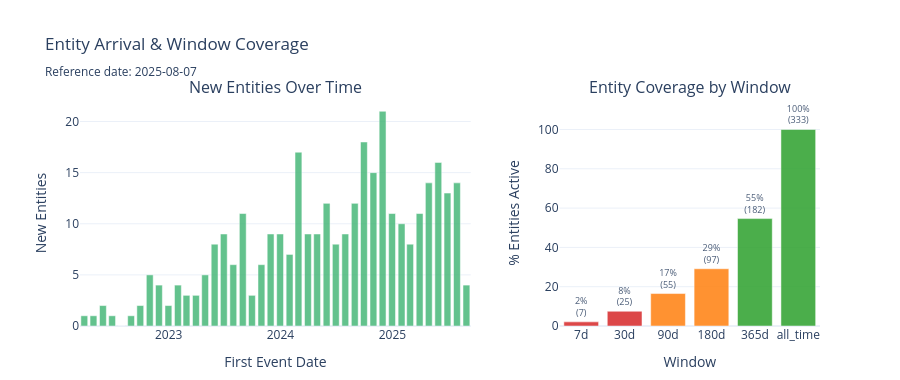

Source (notebook cell):
### Code cell
fig = make_subplots(
    rows=1, cols=2, subplot_titles=["New Entities Over Time", "Entity Coverage by Window"],
    column_widths=[0.6, 0.4], horizontal_spacing=0.12,
)

# Left: new entities over time
fig.add_trace(go.Bar(
    x=coverage_result.new_entities_over_time.index,
    y=coverage_result.new_entities_over_time.values,
    marker_color="mediumseagreen", opacity=0.8, showlegend=False,
), row=1, col=1)
fig.update_xaxes(title_text="First Event Date", row=1, col=1)
fig.update_yaxes(title_text="New Entities", row=1, col=1)

# Right: entity window coverage bar chart
cov_data = [(c.window, c.coverage_pct, c.active_entities) for c in coverage_result.entity_window_coverage]
windows_labels = [c[0] for c in cov_data]
coverage_pcts = [c[1] * 100 for c in cov_data]
active_counts = [c[2] for c in cov_data]

bar_colors = ["#2ca02c" if p >= 50 else "#ff7f0e" if p >= 10 else "#d62728" for p in coverage_pcts]
fig.add_trace(go.Bar(
    x=windows_labels, y=coverage_pcts, showlegend=False,
    marker_color=bar_colors, opacity=0.85,
    text=[f"{p:.0f}%<br>({n:,})" for p, n in zip(coverage_pcts, active_counts)],
    textposition="outside", textfont_size=9,
), row=1, col=2)
fig.update_xaxes(title_text="Window", row=1, col=2)
fig.update_yaxes(title_text="% Entities Active", range=[0, 115], row=1, col=2)

fig.update_layout(
    template="plotly_white", height=380,
    title="Entity Arrival & Window Coverage"
          + f"<br><sub>Reference date: {coverage_result.last_event.strftime('%Y-%m-%d')}</sub>",
    margin=dict(b=50),
)
display_figure(fig)

### Figure 1 — Plotly figure (JSON) as saved in the notebook; plotly's stock layout.template omitted (floating-point values rounded to 4 significant figures)
{"data": [{"marker": {"color": "mediumseagreen"}, "opacity": 0.8, "showlegend": false, "type": "bar", "x": ["2022-03-31T00:00:00", "2022-04-30T00:00:00", "2022-05-31T00:00:00", "2022-06-30T00:00:00", "2022-07-31T00:00:00", "2022-08-31T00:00:00", "2022-09-30T00:00:00", "2022-10-31T00:00:00", "2022-11-30T00:00:00", "2022-12-31T00:00:00", "2023-01-31T00:00:00", "2023-02-28T00:00:00", "2023-03-31T00:00:00", "2023-04-30T00:00:00", "2023-05-31T00:00:00", "2023-06-30T00:00:00", "2023-07-31T00:00:00", "2023-08-31T00:00:00", "2023-09-30T00:00:00", "2023-10-31T00:00:00", "2023-11-30T00:00:00", "2023-12-31T00:00:00", "2024-01-31T00:00:00", "2024-02-29T00:00:00", "2024-03-31T00:00:00", "2024-04-30T00:00:00", "2024-05-31T00:00:00", "2024-06-30T00:00:00", "2024-07-31T00:00:00", "2024-08-31T00:00:00", "2024-09-30T00:00:00", "2024-10-31T00:00:00", "2024-11-30T00:00:00", "2024-12-31T00:00:00", "2025-01-31T00:00:00", "2025-02-28T00:00:00", "2025-03-31T00:00:00", "2025-04-30T00:00:00", "2025-05-31T00:00:00", "2025-06-30T00:00:00", "2025-07-31T00:00:00", "2025-08-31T00:00:00"], "xaxis": "x", "y": [1, 1, 2, 1, 0, 1, 2, 5, 4, 2, 4, 3, 3, 5, 8, 9, 6, 11, 3, 6, 9, 9, 7, 17, 9, 9, 12, 8, 9, 12, 18, 15, 21, 11, 10, 8, 11, 14, 16, 13, 14, 4], "yaxis": "y"}, {"marker": {"color": ["#d62728", "#d62728", "#ff7f0e", "#ff7f0e", "#2ca02c", "#2ca02c"]}, "opacity": 0.85, "showlegend": false, "text": ["2%<br>(7)", "8%<br>(25)", "17%<br>(55)", "29%<br>(97)", "55%<br>(182)", "100%<br>(333)"], "textfont": {"size": 9}, "textposition": "outside", "type": "bar", "x": ["7d", "30d", "90d", "180d", "365d", "all_time"], "xaxis": "x2", "y": [2.102, 7.508, 16.52, 29.13, 54.65, 100.0], "yaxis": "y2"}], "layout": {"annotations": [{"font": {"size": 16}, "showarrow": false, "text": "New Entities Over Time", "x": 0.264, "xanchor": "center", "xref": "paper", "y": 1.0, "yanchor": "bottom", "yref": "paper"}, {"font": {"size": 16}, "showarrow": false, "text": "Entity Coverage by Window", "x": 0.824, "xanchor": "center", "xref": "paper", "y": 1.0, "yanchor": "bottom", "yref": "paper"}], "height": 380, "margin": {"b": 50}, "title": {"text": "Entity Arrival & Window Coverage<br><sub>Reference date: 2025-08-07</sub>"}, "xaxis": {"anchor": "y", "domain": [0.0, 0.528], "title": {"text": "First Event Date"}}, "xaxis2": {"anchor": "y2", "domain": [0.648, 1.0], "title": {"text": "Window"}}, "yaxis": {"anchor": "x", "domain": [0.0, 1.0], "title": {"text": "New Entities"}}, "yaxis2": {"anchor": "x2", "domain": [0.0, 1.0], "range": [0, 115], "title": {"text": "% Entities Active"}}}}
